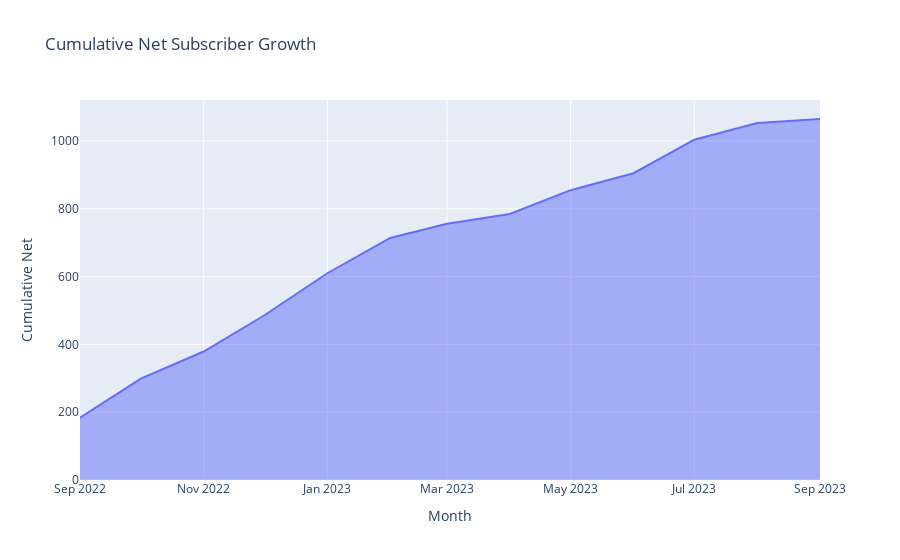

The cell this chart's notebook holds for it:
### Code cell
# 6. cumulative growth
fig = px.area(trends, x='month', y='cumulative',
              title='Cumulative Net Subscriber Growth',
              labels={'cumulative': 'Cumulative Net', 'month': 'Month'})
fig.show()

### Figure 1 — Plotly figure (JSON) as saved in the notebook; plotly's stock layout.template omitted (floating-point values rounded to 4 significant figures)
{"data": [{"fillpattern": {"shape": ""}, "hovertemplate": "Month=%{x}<br>Cumulative Net=%{y}<extra></extra>", "legendgroup": "", "line": {"color": "#636efa"}, "marker": {"symbol": "circle"}, "mode": "lines", "name": "", "orientation": "v", "showlegend": false, "stackgroup": "1", "type": "scatter", "x": ["2022-09", "2022-10", "2022-11", "2022-12", "2023-01", "2023-02", "2023-03", "2023-04", "2023-05", "2023-06", "2023-07", "2023-08", "2023-09"], "xaxis": "x", "y": [184, 299, 379, 486, 610, 714, 756, 785, 855, 905, 1004, 1053, 1065], "yaxis": "y"}], "layout": {"legend": {"tracegroupgap": 0}, "title": {"text": "Cumulative Net Subscriber Growth"}, "xaxis": {"anchor": "y", "domain": [0, 1], "title": {"text": "Month"}}, "yaxis": {"anchor": "x", "domain": [0, 1], "title": {"text": "Cumulative Net"}}}}
